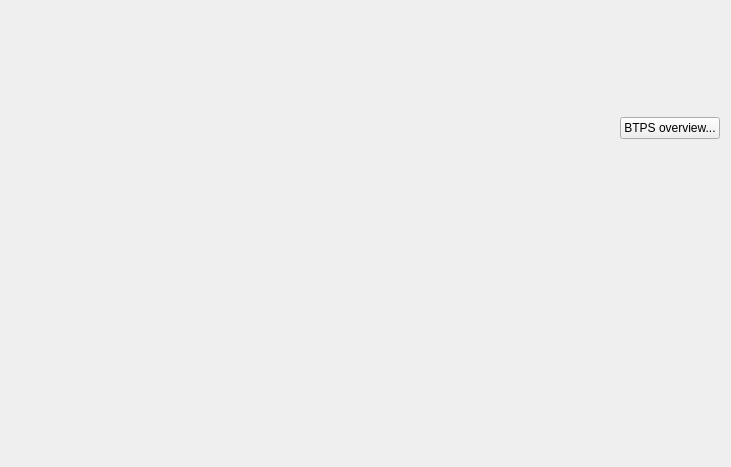
<?xml version="1.0" encoding="UTF-8"?>
<ui version="4.0">
 <class>BtmsOverview</class>
 <widget class="QWidget" name="BtmsOverview">
  <property name="geometry">
   <rect>
    <x>0</x>
    <y>0</y>
    <width>731</width>
    <height>467</height>
   </rect>
  </property>
  <property name="sizePolicy">
   <sizepolicy hsizetype="Preferred" vsizetype="MinimumExpanding">
    <horstretch>0</horstretch>
    <verstretch>0</verstretch>
   </sizepolicy>
  </property>
  <property name="windowTitle">
   <string>Laser Beam Transport Motion System (BTMS) Overview</string>
  </property>
  <layout class="QVBoxLayout" name="verticalLayout">
   <item alignment="Qt::AlignTop">
    <widget class="BtmsDiagramWidget" name="diagram_widget" native="true"/>
   </item>
   <item>
    <layout class="QHBoxLayout" name="horizontalLayout">
     <item>
      <spacer name="horizontalSpacer">
       <property name="orientation">
        <enum>Qt::Horizontal</enum>
       </property>
       <property name="sizeHint" stdset="0">
        <size>
         <width>40</width>
         <height>20</height>
        </size>
       </property>
      </spacer>
     </item>
     <item alignment="Qt::AlignLeft">
      <widget class="QPushButton" name="open_btps_overview_button">
       <property name="text">
        <string>BTPS overview...</string>
       </property>
      </widget>
     </item>
    </layout>
   </item>
   <item alignment="Qt::AlignTop">
    <widget class="BtmsSourceOverviewWidget" name="ls1_widget" native="true">
     <property name="source_index" stdset="0">
      <number>1</number>
     </property>
    </widget>
   </item>
   <item alignment="Qt::AlignTop">
    <widget class="BtmsSourceOverviewWidget" name="ls5_widget" native="true">
     <property name="source_index" stdset="0">
      <number>5</number>
     </property>
    </widget>
   </item>
   <item alignment="Qt::AlignTop">
    <widget class="BtmsSourceOverviewWidget" name="ls8_widget" native="true">
     <property name="source_index" stdset="0">
      <number>8</number>
     </property>
    </widget>
   </item>
  </layout>
 </widget>
 <customwidgets>
  <customwidget>
   <class>BtmsDiagramWidget</class>
   <extends>QWidget</extends>
   <header>btms_ui.widgets</header>
   <container>1</container>
  </customwidget>
  <customwidget>
   <class>BtmsSourceOverviewWidget</class>
   <extends>QWidget</extends>
   <header>btms_ui.widgets</header>
   <container>1</container>
  </customwidget>
 </customwidgets>
 <resources/>
 <connections/>
</ui>
